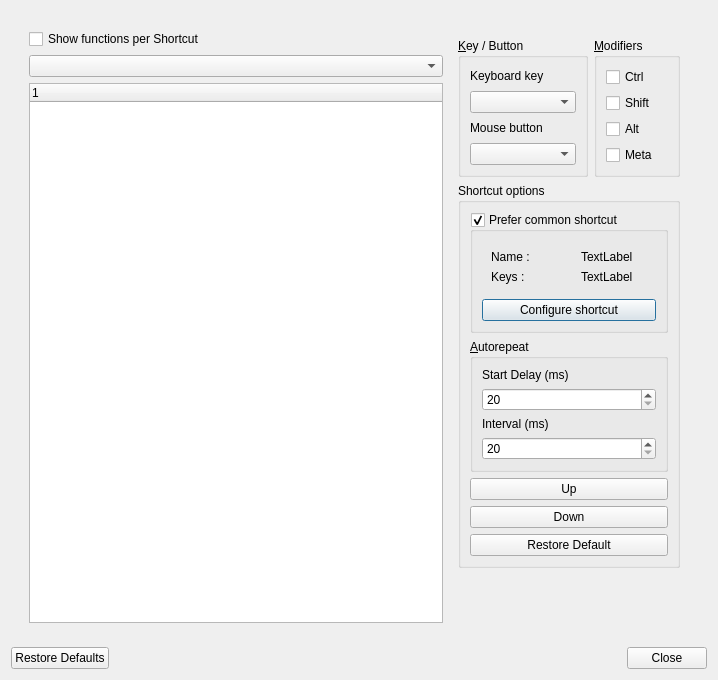
<?xml version="1.0" encoding="UTF-8"?>
<ui version="4.0">
 <class>TShortcutEditorDialog</class>
 <widget class="QDialog" name="TShortcutEditorDialog">
  <property name="geometry">
   <rect>
    <x>0</x>
    <y>0</y>
    <width>718</width>
    <height>680</height>
   </rect>
  </property>
  <property name="windowTitle">
   <string>Shortcut Configuration</string>
  </property>
  <layout class="QVBoxLayout" name="verticalLayout">
   <item>
    <widget class="QFrame" name="frame">
     <layout class="QHBoxLayout" name="horizontalLayout_2">
      <item>
       <widget class="QFrame" name="frame">
        <layout class="QHBoxLayout" name="horizontalLayout_4">
         <item>
          <layout class="QVBoxLayout" name="verticalLayout_2">
           <item>
            <widget class="QCheckBox" name="showfunctionsCheckBox">
             <property name="text">
              <string>Show functions per Shortcut</string>
             </property>
            </widget>
           </item>
           <item>
            <widget class="QComboBox" name="objectsComboBox"/>
           </item>
           <item>
            <widget class="QTreeWidget" name="shortcutsTreeWidget">
             <column>
              <property name="text">
               <string notr="true">1</string>
              </property>
             </column>
            </widget>
           </item>
          </layout>
         </item>
         <item>
          <widget class="QFrame" name="frame">
           <property name="minimumSize">
            <size>
             <width>220</width>
             <height>0</height>
            </size>
           </property>
           <layout class="QVBoxLayout" name="verticalLayout_10">
            <item>
             <layout class="QHBoxLayout" name="horizontalLayout">
              <item>
               <widget class="QGroupBox" name="shortCutGroupBox">
                <property name="minimumSize">
                 <size>
                  <width>130</width>
                  <height>0</height>
                 </size>
                </property>
                <property name="maximumSize">
                 <size>
                  <width>103</width>
                  <height>16777215</height>
                 </size>
                </property>
                <property name="title">
                 <string>&amp;Key / Button</string>
                </property>
                <layout class="QVBoxLayout" name="verticalLayout_7">
                 <item>
                  <widget class="QLabel" name="label_3">
                   <property name="text">
                    <string>Keyboard key</string>
                   </property>
                  </widget>
                 </item>
                 <item>
                  <widget class="QComboBox" name="keyComboBox1"/>
                 </item>
                 <item>
                  <widget class="QLabel" name="label_4">
                   <property name="text">
                    <string>Mouse button</string>
                   </property>
                  </widget>
                 </item>
                 <item>
                  <widget class="QComboBox" name="keyComboBox2"/>
                 </item>
                </layout>
               </widget>
              </item>
              <item>
               <widget class="QGroupBox" name="modifiersGroupBox">
                <property name="title">
                 <string>&amp;Modifiers</string>
                </property>
                <layout class="QVBoxLayout" name="verticalLayout_6">
                 <item>
                  <widget class="QCheckBox" name="ctrlCheckBox">
                   <property name="text">
                    <string>Ctrl</string>
                   </property>
                  </widget>
                 </item>
                 <item>
                  <widget class="QCheckBox" name="shiftCheckBox">
                   <property name="text">
                    <string>Shift</string>
                   </property>
                  </widget>
                 </item>
                 <item>
                  <widget class="QCheckBox" name="altCheckBox">
                   <property name="text">
                    <string>Alt</string>
                   </property>
                  </widget>
                 </item>
                 <item>
                  <widget class="QCheckBox" name="metaCheckBox">
                   <property name="text">
                    <string>Meta</string>
                   </property>
                  </widget>
                 </item>
                </layout>
               </widget>
              </item>
             </layout>
            </item>
            <item>
             <widget class="QGroupBox" name="shortCutOptionsGroupBox">
              <property name="title">
               <string>Shortcut options</string>
              </property>
              <layout class="QVBoxLayout" name="verticalLayout_9">
               <item>
                <widget class="QGroupBox" name="baseFunctionGroupBox">
                 <property name="title">
                  <string>Prefer common shortcut</string>
                 </property>
                 <property name="checkable">
                  <bool>true</bool>
                 </property>
                 <property name="checked">
                  <bool>true</bool>
                 </property>
                 <layout class="QVBoxLayout" name="verticalLayout_4">
                  <item>
                   <layout class="QHBoxLayout" name="horizontalLayout_3">
                    <item>
                     <widget class="QFrame" name="frame_2">
                      <property name="frameShape">
                       <enum>QFrame::NoFrame</enum>
                      </property>
                      <property name="frameShadow">
                       <enum>QFrame::Raised</enum>
                      </property>
                      <property name="lineWidth">
                       <number>0</number>
                      </property>
                      <layout class="QVBoxLayout" name="verticalLayout_3">
                       <item>
                        <widget class="QLabel" name="label_6">
                         <property name="text">
                          <string>Name :</string>
                         </property>
                        </widget>
                       </item>
                       <item>
                        <widget class="QLabel" name="label_8">
                         <property name="text">
                          <string>Keys :</string>
                         </property>
                        </widget>
                       </item>
                      </layout>
                     </widget>
                    </item>
                    <item>
                     <widget class="QFrame" name="frame_3">
                      <property name="frameShape">
                       <enum>QFrame::NoFrame</enum>
                      </property>
                      <property name="frameShadow">
                       <enum>QFrame::Raised</enum>
                      </property>
                      <property name="lineWidth">
                       <number>0</number>
                      </property>
                      <layout class="QVBoxLayout" name="verticalLayout_11">
                       <item>
                        <widget class="QLabel" name="baseFunctionShortCutLable">
                         <property name="text">
                          <string>TextLabel</string>
                         </property>
                        </widget>
                       </item>
                       <item>
                        <widget class="QLabel" name="baseFunctionShortCutKey">
                         <property name="text">
                          <string>TextLabel</string>
                         </property>
                        </widget>
                       </item>
                      </layout>
                     </widget>
                    </item>
                   </layout>
                  </item>
                  <item>
                   <widget class="QPushButton" name="configureInheritedShortcutPushButton">
                    <property name="text">
                     <string>Configure shortcut</string>
                    </property>
                   </widget>
                  </item>
                 </layout>
                </widget>
               </item>
               <item>
                <widget class="QGroupBox" name="autorepeatGroupBox">
                 <property name="title">
                  <string>&amp;Autorepeat</string>
                 </property>
                 <layout class="QVBoxLayout" name="verticalLayout_5">
                  <item>
                   <widget class="QLabel" name="label">
                    <property name="text">
                     <string>Start Delay (ms)</string>
                    </property>
                   </widget>
                  </item>
                  <item>
                   <widget class="QSpinBox" name="startDelaySpinBox">
                    <property name="minimum">
                     <number>20</number>
                    </property>
                    <property name="maximum">
                     <number>500</number>
                    </property>
                   </widget>
                  </item>
                  <item>
                   <widget class="QLabel" name="label_2">
                    <property name="text">
                     <string>Interval (ms)</string>
                    </property>
                   </widget>
                  </item>
                  <item>
                   <widget class="QSpinBox" name="repeatIntervalSpinBox">
                    <property name="minimum">
                     <number>20</number>
                    </property>
                    <property name="maximum">
                     <number>500</number>
                    </property>
                   </widget>
                  </item>
                 </layout>
                </widget>
               </item>
               <item>
                <widget class="QPushButton" name="upPushButton">
                 <property name="text">
                  <string>Up</string>
                 </property>
                </widget>
               </item>
               <item>
                <widget class="QPushButton" name="downPushButton">
                 <property name="text">
                  <string>Down</string>
                 </property>
                </widget>
               </item>
               <item>
                <widget class="QPushButton" name="restoreDefaultPushButton">
                 <property name="text">
                  <string>Restore Default</string>
                 </property>
                </widget>
               </item>
              </layout>
             </widget>
            </item>
            <item>
             <spacer name="verticalSpacer">
              <property name="orientation">
               <enum>Qt::Vertical</enum>
              </property>
              <property name="sizeHint" stdset="0">
               <size>
                <width>20</width>
                <height>40</height>
               </size>
              </property>
             </spacer>
            </item>
           </layout>
          </widget>
         </item>
        </layout>
       </widget>
      </item>
     </layout>
    </widget>
   </item>
   <item>
    <widget class="QDialogButtonBox" name="buttonBox">
     <property name="orientation">
      <enum>Qt::Horizontal</enum>
     </property>
     <property name="standardButtons">
      <set>QDialogButtonBox::Close|QDialogButtonBox::RestoreDefaults</set>
     </property>
     <property name="centerButtons">
      <bool>false</bool>
     </property>
    </widget>
   </item>
  </layout>
 </widget>
 <resources/>
 <connections>
  <connection>
   <sender>buttonBox</sender>
   <signal>accepted()</signal>
   <receiver>TShortcutEditorDialog</receiver>
   <slot>accept()</slot>
   <hints>
    <hint type="sourcelabel">
     <x>248</x>
     <y>254</y>
    </hint>
    <hint type="destinationlabel">
     <x>157</x>
     <y>274</y>
    </hint>
   </hints>
  </connection>
  <connection>
   <sender>buttonBox</sender>
   <signal>rejected()</signal>
   <receiver>TShortcutEditorDialog</receiver>
   <slot>reject()</slot>
   <hints>
    <hint type="sourcelabel">
     <x>316</x>
     <y>260</y>
    </hint>
    <hint type="destinationlabel">
     <x>286</x>
     <y>274</y>
    </hint>
   </hints>
  </connection>
 </connections>
</ui>
